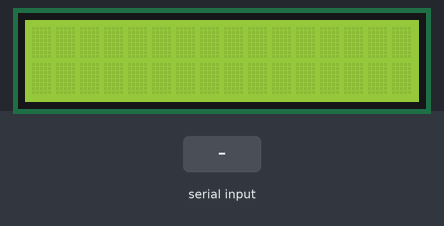
The sketch below on a simulated Arduino Uno, built with avr-gcc and run on an emulated ATmega328P. Parts: 16×2 character LCD. Inputs (shaded band) come from the test bench.

Above: at 1.2 s.
1.3 s: "1" received over Serial
2.8 s: "2" received over Serial
4.3 s: "3" received over Serial
5.8 s: "4" received over Serial
Timing chart, 0 to 8.3 s (numbered marks = the images above; inputs shaded):
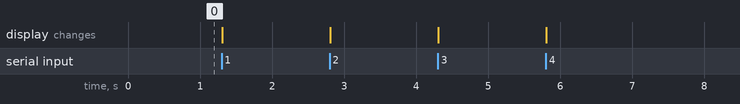

The sketch:

secondArduino.ino
```cpp
#include<LiquidCrystal.h>
char printingState;
LiquidCrystal lcd(12, 10, 5, 4, 3, 2);
void setup()
{
	lcd.begin(16, 2);
	Serial.begin(9600);
}

void loop()
{


  lcd.setCursor(0,0);
  if(Serial.available()){

     printingState = Serial.read();
    if(printingState == '1'){

    lcd.print("Put on                 ");
      lcd.setCursor(0,1);
	 lcd.print("the seatbelt          ");

    }
   else if (printingState == '2'){

 	 lcd.print("fix the car          ");
     lcd.setCursor(0,1);
  	lcd.print("bulb please           ");
    }else if (printingState == '3'){

 	 lcd.print("blow your            ");
     lcd.setCursor(0,1);
  	 lcd.print("wheeeel SARA         ");
    }else if (printingState == '4'){

 	 lcd.print("  Youre gonna      ");
     lcd.setCursor(0,1);
  	 lcd.print("craaaaash             ");
    }


  } else {
  lcd.clear();
  }


}
```
